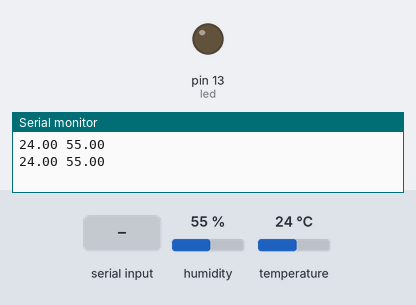
Simulated run of this sketch. Board: Arduino Uno, built with avr-gcc and run on an emulated ATmega328P. Parts: output pins drawn as LEDs (lit = HIGH), the last lines printed to the serial monitor. The inputs (shaded band) are chosen by the test bench; at power-on: humidity 55 %, temperature 24 °C.

Above: at 2.2 s.
2.3 s: "1" received over Serial
At 4.0 s:
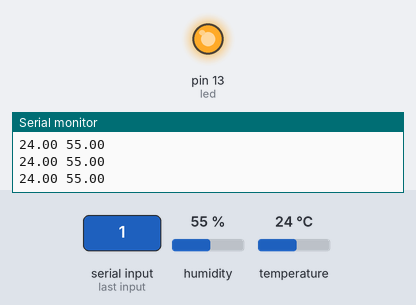
4.5 s: "0" received over Serial
At 6.0 s:
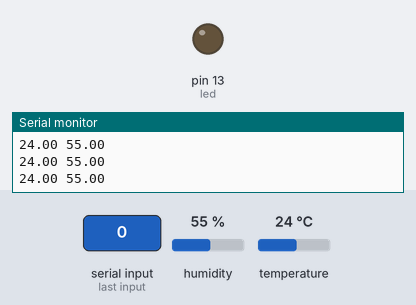
Timing chart, 0 to 7.5 s (numbered marks = the images above; inputs shaded):
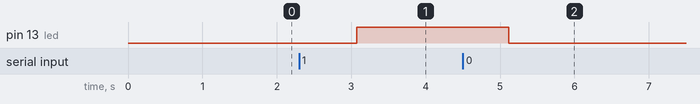

The sketch:

sketch_feb28b.ino
```cpp
#include <dht.h>

dht DHT;
int led = 13;

void setup()
{
  Serial.begin(9600);
  pinMode(led, OUTPUT);
  delay(1000);
}

void loop()
{
  DHT.read11(A0);
  String data = String(DHT.temperature) + " " + String(DHT.humidity);
  Serial.println(data);

  if (Serial.available() > 0)
  {
    char input = Serial.read();
    if(input == '1')
      digitalWrite(led, 1);
    else if(input == '0')
      digitalWrite(led, 0);
  }

  delay(1000);
}
```

Measured:
- after the input at 2.3 s, pin 13 (led): LOW → HIGH after 0.77 s
- after the input at 4.5 s, pin 13 (led): HIGH → LOW after 0.62 s
